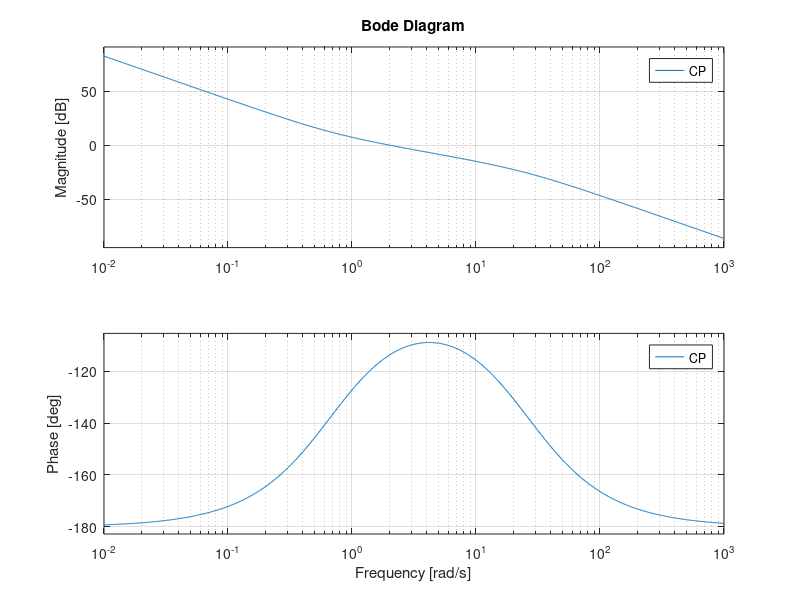

The MATLAB script that drew this image: (Note: this script raises an error after producing the figure.)
%% Creamos el modelo de la dinámica externa
clear; clc; close all;

s = tf("s");

K_fisico =  981 * (pi/180); % ya que paso de grados a centímetros

H0 = K_fisico * 1/s^2;

bode(H0); grid on;

% Tenemos -180° siempre, lo que vamos a buscar es poner una red de adelanto
% con un margen de fase 60° aprox y tmb.

%% Armamos el controlador

% Vamos a hacer un PD + filtro.

z = [-0.7];
p = [-25];
k = db2mag(9.03);

C = zpk(z,p,k);

CP = minreal(H0*C);
bode(CP); grid on;

%% Lazo cerrado de posición
T = feedback(CP, 1);

% 1. Calcular toda la información del escalón
info = stepinfo(T);

% 2. Imprimir los datos por consola de forma ordenada
fprintf('--- Caracteristicas de la Respuesta al Escalon ---\n');
fprintf('Tiempo de establecimiento (SettlingTime): %.4f s\n', info.SettlingTime);
fprintf('Sobrepaso máximo (Overshoot): %.2f %%\n', info.Overshoot);
fprintf('Valor pico (Peak): %.4f\n', info.Peak);
fprintf('Tiempo al pico (PeakTime): %.4f s\n', info.PeakTime);
fprintf('Tiempo de subida (RiseTime): %.4f s\n', info.RiseTime);

% 3. Graficar la respuesta y opcionalmente mostrar las características visualmente
figure;
step(T); grid on;
title('Respuesta al Escalón en Lazo Cerrado');
xlabel('Tiempo [s]');

%% Discretización del controlador
Ts = 0.02; % 20 ms: periodo de control del Arduino (sonar cada 60 ms).
Cz = c2d(C, Ts, 'tustin');
Cz

[b, a] = tfdata(tf(Cz), 'v');

if length(a) == 2
    % Primer orden (PD o red de adelanto simple)
    fprintf('u[k] = %.6f*u[k-1] + %.6f*e[k] + %.6f*e[k-1]\n', ...
            -a(2), b(1), b(2));
elseif length(a) == 3
    % Segundo orden (PID o adelanto + integrador)
    fprintf('u[k] = %.6f*u[k-1] + %.6f*u[k-2] + %.6f*e[k] + %.6f*e[k-1] + %.6f*e[k-2]\n', ...
            -a(2), -a(3), b(1), b(2), b(3));
end
